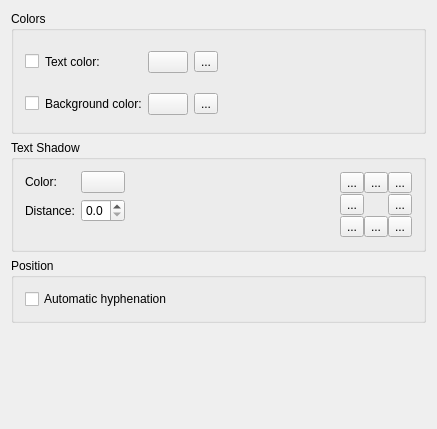
<?xml version="1.0" encoding="UTF-8"?>
<ui version="4.0">
 <class>FontDecorations</class>
 <widget class="QWidget" name="FontDecorations">
  <property name="geometry">
   <rect>
    <x>0</x>
    <y>0</y>
    <width>437</width>
    <height>429</height>
   </rect>
  </property>
  <layout class="QGridLayout">
   <item row="0" column="0">
    <widget class="QGroupBox">
     <property name="title">
      <string>Colors</string>
     </property>
     <layout class="QGridLayout">
      <item row="0" column="4" rowspan="2">
       <spacer>
        <property name="orientation">
         <enum>Qt::Horizontal</enum>
        </property>
        <property name="sizeHint" stdset="0">
         <size>
          <width>41</width>
          <height>78</height>
         </size>
        </property>
       </spacer>
      </item>
      <item row="1" column="3">
       <widget class="QToolButton" name="resetBackground">
        <property name="text">
         <string>...</string>
        </property>
       </widget>
      </item>
      <item row="1" column="2">
       <widget class="KColorButton" name="backgroundColor"/>
      </item>
      <item row="0" column="2">
       <widget class="KColorButton" name="textColor"/>
      </item>
      <item row="0" column="1">
       <widget class="QLabel" name="textColorLabel">
        <property name="text">
         <string>Text color:</string>
        </property>
        <property name="wordWrap">
         <bool>false</bool>
        </property>
        <property name="buddy">
         <cstring>textColor</cstring>
        </property>
       </widget>
      </item>
      <item row="0" column="3">
       <widget class="QToolButton" name="resetTextColor">
        <property name="text">
         <string>...</string>
        </property>
       </widget>
      </item>
      <item row="1" column="1">
       <widget class="QLabel" name="backgroundColorLabel">
        <property name="text">
         <string>Background color:</string>
        </property>
        <property name="wordWrap">
         <bool>false</bool>
        </property>
        <property name="buddy">
         <cstring>backgroundColor</cstring>
        </property>
       </widget>
      </item>
      <item row="0" column="0">
       <widget class="QCheckBox" name="enableText"/>
      </item>
      <item row="1" column="0">
       <widget class="QCheckBox" name="enableBackground">
        <property name="text">
         <string/>
        </property>
       </widget>
      </item>
     </layout>
    </widget>
   </item>
   <item row="1" column="0">
    <widget class="QGroupBox" name="shadowGroupBox">
     <property name="title">
      <string>Text Shadow</string>
     </property>
     <layout class="QGridLayout">
      <item row="0" column="3" rowspan="3">
       <layout class="QGridLayout">
        <property name="margin">
         <number>0</number>
        </property>
        <property name="spacing">
         <number>0</number>
        </property>
        <item row="2" column="1">
         <widget class="QToolButton" name="toolButton">
          <property name="text">
           <string>...</string>
          </property>
          <property name="checkable">
           <bool>true</bool>
          </property>
          <property name="autoExclusive">
           <bool>true</bool>
          </property>
         </widget>
        </item>
        <item row="1" column="2">
         <widget class="QToolButton" name="toolButton_5">
          <property name="text">
           <string>...</string>
          </property>
          <property name="checkable">
           <bool>true</bool>
          </property>
          <property name="autoExclusive">
           <bool>true</bool>
          </property>
         </widget>
        </item>
        <item row="1" column="0">
         <widget class="QToolButton" name="toolButton_7">
          <property name="text">
           <string>...</string>
          </property>
          <property name="checkable">
           <bool>true</bool>
          </property>
          <property name="autoExclusive">
           <bool>true</bool>
          </property>
         </widget>
        </item>
        <item row="0" column="0">
         <widget class="QToolButton" name="toolButton_4">
          <property name="text">
           <string>...</string>
          </property>
          <property name="checkable">
           <bool>true</bool>
          </property>
          <property name="autoExclusive">
           <bool>true</bool>
          </property>
         </widget>
        </item>
        <item row="2" column="0">
         <widget class="QToolButton" name="toolButton_8">
          <property name="text">
           <string>...</string>
          </property>
          <property name="checkable">
           <bool>true</bool>
          </property>
          <property name="autoExclusive">
           <bool>true</bool>
          </property>
         </widget>
        </item>
        <item row="0" column="2">
         <widget class="QToolButton" name="toolButton_3">
          <property name="text">
           <string>...</string>
          </property>
          <property name="checkable">
           <bool>true</bool>
          </property>
          <property name="autoExclusive">
           <bool>true</bool>
          </property>
         </widget>
        </item>
        <item row="2" column="2">
         <widget class="QToolButton" name="toolButton_6">
          <property name="text">
           <string>...</string>
          </property>
          <property name="checkable">
           <bool>true</bool>
          </property>
          <property name="autoExclusive">
           <bool>true</bool>
          </property>
         </widget>
        </item>
        <item row="0" column="1">
         <widget class="QToolButton" name="toolButton_2">
          <property name="text">
           <string>...</string>
          </property>
          <property name="checkable">
           <bool>true</bool>
          </property>
          <property name="autoExclusive">
           <bool>true</bool>
          </property>
         </widget>
        </item>
       </layout>
      </item>
      <item row="2" column="0">
       <spacer>
        <property name="orientation">
         <enum>Qt::Vertical</enum>
        </property>
        <property name="sizeType">
         <enum>QSizePolicy::Fixed</enum>
        </property>
        <property name="sizeHint" stdset="0">
         <size>
          <width>20</width>
          <height>10</height>
         </size>
        </property>
       </spacer>
      </item>
      <item row="0" column="2">
       <spacer>
        <property name="orientation">
         <enum>Qt::Horizontal</enum>
        </property>
        <property name="sizeHint" stdset="0">
         <size>
          <width>31</width>
          <height>20</height>
         </size>
        </property>
       </spacer>
      </item>
      <item row="0" column="0">
       <widget class="QLabel" name="shadowColorLabel">
        <property name="text">
         <string>Color:</string>
        </property>
        <property name="wordWrap">
         <bool>false</bool>
        </property>
        <property name="buddy">
         <cstring>shadowGroupBox</cstring>
        </property>
       </widget>
      </item>
      <item row="1" column="0">
       <widget class="QLabel" name="shadowDistanceLabel">
        <property name="text">
         <string>Distance:</string>
        </property>
        <property name="wordWrap">
         <bool>false</bool>
        </property>
        <property name="buddy">
         <cstring>shadowDistance</cstring>
        </property>
       </widget>
      </item>
      <item row="1" column="1">
       <widget class="QDoubleSpinBox" name="shadowDistance">
        <property name="decimals">
         <number>1</number>
        </property>
        <property name="maximum">
         <double>9.000000000000000</double>
        </property>
        <property name="singleStep">
         <double>0.500000000000000</double>
        </property>
       </widget>
      </item>
      <item row="0" column="1">
       <widget class="KColorButton" name="shadow"/>
      </item>
     </layout>
    </widget>
   </item>
   <item row="2" column="0">
    <widget class="QGroupBox" name="positionGroupBox">
     <property name="title">
      <string>Position</string>
     </property>
     <layout class="QGridLayout">
      <item row="0" column="0">
       <widget class="QCheckBox" name="hyphenate">
        <property name="text">
         <string>Automatic hyphenation</string>
        </property>
       </widget>
      </item>
     </layout>
    </widget>
   </item>
   <item row="3" column="0">
    <spacer>
     <property name="orientation">
      <enum>Qt::Vertical</enum>
     </property>
     <property name="sizeHint" stdset="0">
      <size>
       <width>20</width>
       <height>16</height>
      </size>
     </property>
    </spacer>
   </item>
  </layout>
 </widget>
 <layoutdefault spacing="6" margin="11"/>
 <customwidgets>
  <customwidget>
   <class>KColorButton</class>
   <extends>QPushButton</extends>
   <header>kcolorbutton.h</header>
   <container>1</container>
  </customwidget>
 </customwidgets>
 <resources/>
 <connections/>
</ui>
